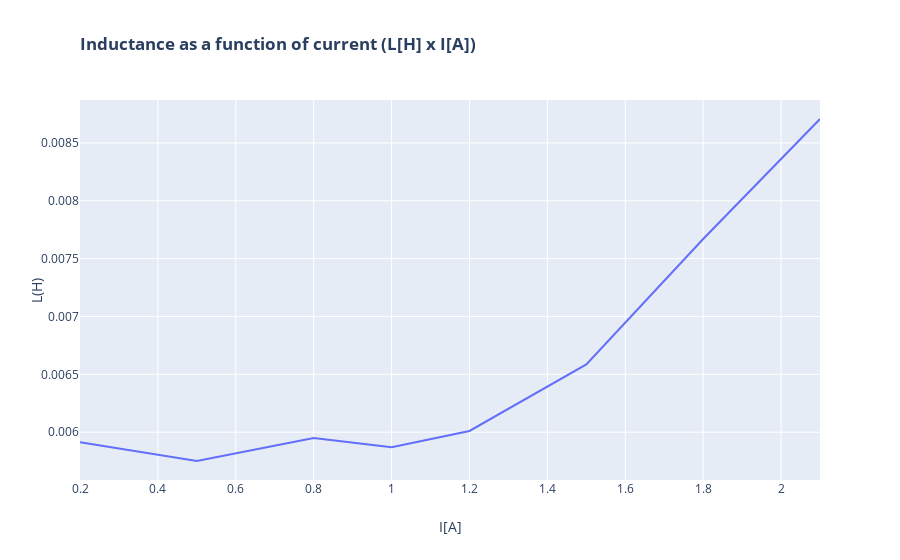

Notebook cell for this chart:
### Code cell
fig = go.Figure()
#fig.add_trace(go.Scatter(x=np.arange(0.1,1.1,0.1), y=_L_arr,
fig.add_trace(go.Scatter(x=[0.2, 0.5, 0.8, 1.0, 1.2, 1.5, 1.8, 2.1], y=_L_arr,
             mode='lines',
             name='L(H)'))
# fig.update_layout(title='Inductance as a function of time',
#                   yaxis_zeroline=False, xaxis_zeroline=False)
fig.update_layout(
    title=go.layout.Title(
        text="<b>Inductance as a function of current (L[H] x I[A])</b>",
        xref="paper",
        x=0
    ),
    xaxis=go.layout.XAxis(
        title=go.layout.xaxis.Title(
            text="I[A]"
        )
    ),
    yaxis=go.layout.YAxis(
        title=go.layout.yaxis.Title(
            text="L(H)"
        )
    )
)

fig.show()

### Figure 1 — Plotly figure (JSON) as saved in the notebook; plotly's stock layout.template omitted (floating-point values rounded to 4 significant figures)
{"data": [{"mode": "lines", "name": "L(H)", "type": "scatter", "x": [0.2, 0.5, 0.8, 1, 1.2, 1.5, 1.8, 2.1], "y": [0.005912, 0.005751, 0.005951, 0.00587, 0.00601, 0.006585, 0.00767, 0.008707]}], "layout": {"title": {"text": "<b>Inductance as a function of current (L[H] x I[A])</b>", "x": 0, "xref": "paper"}, "xaxis": {"title": {"text": "I[A]"}}, "yaxis": {"title": {"text": "L(H)"}}}}
